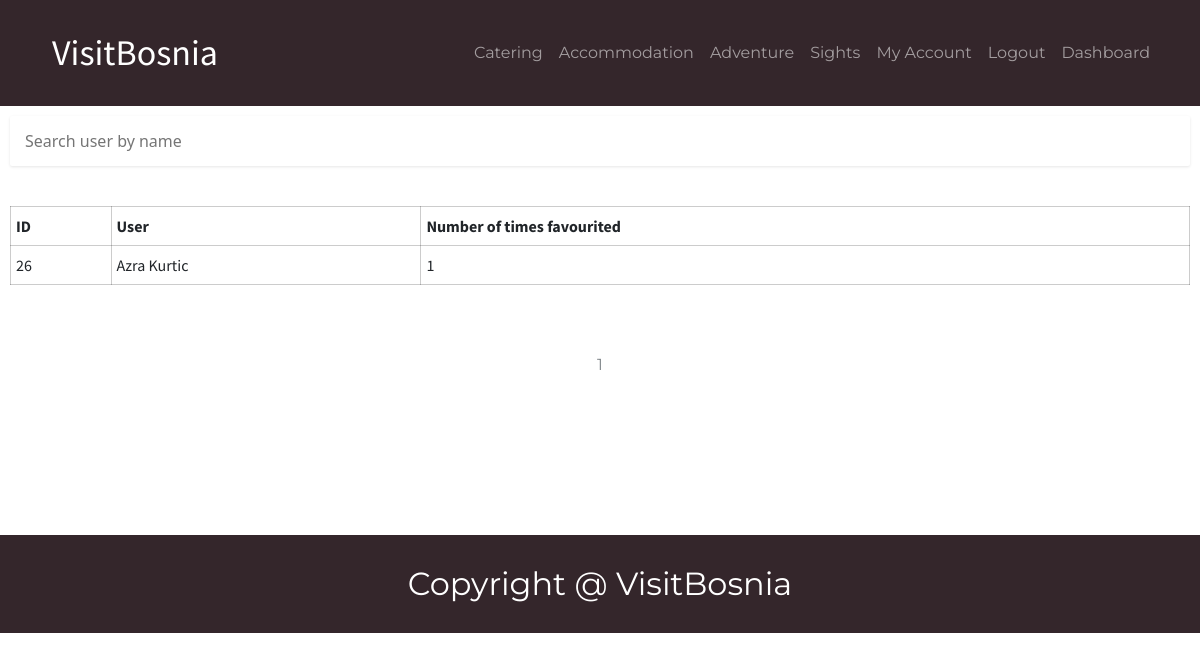
/MostActiveUsers/mostactiveusers.php (signed in), run on the app's committed database.
### tables this page shows
CREATE TABLE `type` (
  `tid` int(11) NOT NULL,
  `name` varchar(255) NOT NULL,
  `supertype` int(11) DEFAULT NULL,
  `picture` varchar(255) DEFAULT NULL
);

CREATE TABLE `userratings` (
  `uid` int(11) NOT NULL,
  `user` int(11) DEFAULT NULL,
  `object` int(11) DEFAULT NULL,
  `rating` int(11) DEFAULT NULL
);

### MostActiveUsers/mostactiveusers.php (the view, shortened to what this page needs)
<?php
require("../dbase.php");
$page = $_GET['page'] ?? 1;
$queryObjects = mysqli_query($conn, "SELECT * FROM most_active_users");
$numOfObjects = mysqli_num_rows($queryObjects);
$objectsPerPage = 15;
$pages = ceil($numOfObjects / $objectsPerPage);
$offset = ($page - 1) * $objectsPerPage;
if ($_POST){
    $query = mysqli_query($conn,"SELECT * FROM most_active_users WHERE GetUserName(user) LIKE '%{$input}%' LIMIT {$offset}, {$objectsPerPage} ");
} else {
    $query = mysqli_query($conn, "SELECT * FROM most_active_users LIMIT {$offset}, {$objectsPerPage}");
}
?>
<!doctype html>
<html lang="en">
<head>
    <?php include("../Includes/head.php") ?>
    <link rel="stylesheet" href="../Includes/dashboard.css">
    <link rel="stylesheet" href="../Includes/header.css" type="text/css">
    <link rel="stylesheet" href="../Includes/footer.css" type="text/css">
</head>
<body>
<div id="hdr">
    <?php include("../Includes/header.php"); ?>
</div>
<div class="wrapper">
    <div class="second-nav">
        <form action="" method="POST">
            <input name="search" class="search-bar" type="text" placeholder="Search user by name">
        </form>
    </div>
    <div class="responsive-table">
        <table>
            <tr>
                <th>ID</th>
                <th>User</th>
                <th>Number of times favourited</th>
            </tr>
            <?php while ($row = mysqli_fetch_assoc($query)): ?>
                <tr>
                    <td><?= $row['user'] ?></td>
                    <td><?= $row['GetUserName(user)'] ?></td>
                    <td><?= $row['favno'] ?></td>
                </tr>
            <?php endwhile; ?>
        </table>
    </div>
    <div class="pagination">
        <?php for ($i=0 ; $i<$pages ; $i++) :?>
            <a href="mostactiveusers.php?page=<?= $i+1 ?>"><?= $i+1 ?></a>
        <?php endfor; ?>
    </div>
</div>
<?php include("../Includes/footer.php");?>
</body>
</html>

### Includes/header.php (shortened to what this page needs)
<?php
$conn = mysqli_connect('localhost', 'root', '', 'visitbosnia');
$mainCategories = mysqli_query($conn, "SELECT t.tid,t.name FROM type t WHERE t.supertype IS NULL");
?>
<nav class="navbar navbar-expand-lg navbar-dark">
   <div class="container">
       <a class="navbar-brand" href="../Citypage/citypage.php">VisitBosnia</a>
       <div class="collapse navbar-collapse" id="navbarSupportedContent">
           <ul class="navbar-nav mr-auto">
               <?php while ($row = mysqli_fetch_assoc($mainCategories)): ?>
                   <li class="nav-item"><a class="nav-link" href="../Category/category.php?category=<?= $row['tid'] ?>"><?= $row['name'] ?></a></li>
               <?php endwhile; ?>
               <?php if (isset($_SESSION['auth'])): ?>
                   <li class="nav-item"><a class="nav-link" href="../Profile/profile.php">My Account</a></li>
                   <li class="nav-item"><a class="nav-link" href="../logout.php">Logout</a></li>
               <?php endif; ?>
               <?php if (isset($_SESSION['admin']) && $_SESSION['admin'] == 1): ?>
                   <li class="nav-item"><a class="nav-link" href="../Dashboard/dashboard.php">Dashboard</a></li>
               <?php endif; ?>
           </ul>
       </div>
   </div>
</nav>

### Includes/dashboard.css (style rules this page uses)
* { margin: 0; padding: 0; box-sizing: border-box; }
#hdr { background-color: #34262B; }
.wrapper { width: 1500px; margin: 0 auto; }
.responsive-table { overflow: auto; }
.second-nav { margin: 30px 0; }
form { display: inline; }
.search-bar { background: #FFFFFF; width: 90%; height: 50px; box-shadow: 0 1px 3px rgba(0, 0, 0, 0.1); border-radius: 2px; border: none; padding: 15px; }
td, th { padding: 7px 5px; }
table { margin: 30px 0; width: 100%; }
table, td, th { border: 1px solid rgba(0,0,0,0.2); border-collapse: collapse; font-family: "Source Sans Pro", sans-serif; }
.pagination a { color: rgba(46, 57, 63, 0.6); padding: 8px 16px; border: 3px black; text-decoration: none; transition: background-color .3s; }
.pagination { display: flex; align-items: center; justify-content: center; width: 100%; margin: 30px 0; }
@media (max-width: 1500px) { .wrapper, .search-bar { width: 100%; } }
@media (max-width: 1500px) { .responsive-table, .second-nav { margin: 10px; } }

### Includes/header.css (style rules this page uses)
.navbar-brand { font-family: "Source Sans Pro", sans-serif; color: #fff; text-decoration: none; font-size: 36px; }
.container { margin: 13px auto; }
.navbar-collapse { flex-grow: 0; margin: 0; text-align: center; }
a { font-family: "Montserrat", sans-serif; text-decoration: none; color: #fff; padding: 10px; margin: 0; }

### MostActiveUsers/mostactiveusers.php (style rules this page uses)
.search-bar { width: 100%; }

### data on the page
type: name "Catering"
type: name "Accommodation"
type: name "Adventure"
type: name "Sights"
userratings: user "26", GetUserName "Azra Kurtic", favno "1"
